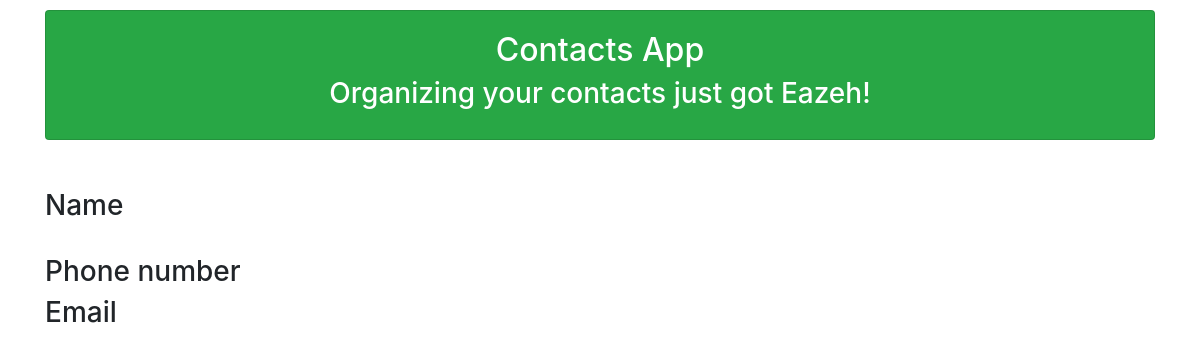
Page /show/4 on the earlier database version.
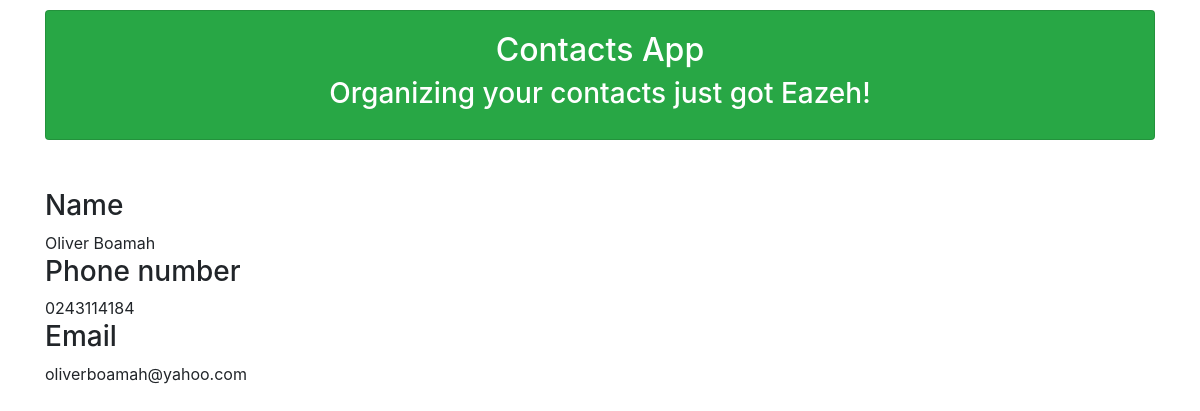
Same page on the later database version.
### contacts/models/contact_model.py (models this page shows)
class Contact(models.Model):
    phone_number = models.CharField(max_length=15, null=False)
    name = models.CharField(max_length=100, null=True)
    email = models.EmailField(null=True)
    created_at = models.DateTimeField(auto_now_add=timezone.now())
    updated_at = models.DateTimeField(auto_now=timezone.now())
    is_deleted = models.BooleanField(default=False)

### contacts/views/contact_views.py (the view)
def get_contact(request, contact_id):
    contact = Contact.objects.filter(pk=contact_id).first()
    context = {
        'contact': contact
    }
    return render(request=request, template_name='contacts/contact-detail.html', context=context)

### contacts/templates/contacts/contact-detail.html
{% extends 'contacts/base.html' %}
{% block content %}
 <h3>Name</h3>
 {{ contact.name }} <br/>
 <h3>Phone number</h3>
 {{ contact.phone_number }}
 <h3>Email</h3>
 {{ contact.email }}
{% endblock content %}

Differences in the rows shown:
added Contact: name "Oliver Boamah", phone_number "0243114184", email "oliverboamah@yahoo.com"
